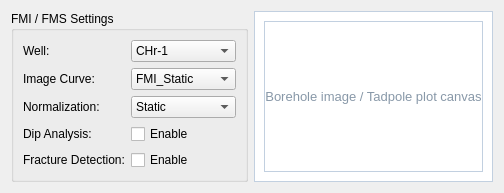
   <widget class="QWidget" name="tabFMIAnalysis">
    <attribute name="title">
     <string>FMI / Image Analysis</string>
    </attribute>
    <layout class="QHBoxLayout" name="layoutFMI">
     <property name="spacing">
      <number>6</number>
     </property>
     <item>
      <widget class="QGroupBox" name="groupFMIParams">
       <property name="title">
        <string>FMI / FMS Settings</string>
       </property>
       <layout class="QFormLayout" name="formFMI">
        <item row="0" column="0">
         <widget class="QLabel" name="auto_label_057">
          <property name="text">
           <string>Well:</string>
          </property>
         </widget>
        </item>
        <item row="0" column="1">
         <widget class="QComboBox" name="comboFMIWell">
          <item>
           <property name="text">
            <string>CHr-1</string>
           </property>
          </item>
         </widget>
        </item>
        <item row="1" column="0">
         <widget class="QLabel" name="auto_label_058">
          <property name="text">
           <string>Image Curve:</string>
          </property>
         </widget>
        </item>
        <item row="1" column="1">
         <widget class="QComboBox" name="comboFMICurve">
          <item>
           <property name="text">
            <string>FMI_Static</string>
           </property>
          </item>
          <item>
           <property name="text">
            <string>FMI_Dynamic</string>
           </property>
          </item>
         </widget>
        </item>
        <item row="2" column="0">
         <widget class="QLabel" name="auto_label_059">
          <property name="text">
           <string>Normalization:</string>
          </property>
         </widget>
        </item>
        <item row="2" column="1">
         <widget class="QComboBox" name="comboFMINorm">
          <item>
           <property name="text">
            <string>Static</string>
           </property>
          </item>
          <item>
           <property name="text">
            <string>Dynamic</string>
           </property>
          </item>
          <item>
           <property name="text">
            <string>Adaptive</string>
           </property>
          </item>
         </widget>
        </item>
        <item row="3" column="0">
         <widget class="QLabel" name="auto_label_060">
          <property name="text">
           <string>Dip Analysis:</string>
          </property>
         </widget>
        </item>
        <item row="3" column="1">
         <widget class="QCheckBox" name="checkFMIDip">
          <property name="text">
           <string>Enable</string>
          </property>
         </widget>
        </item>
        <item row="4" column="0">
         <widget class="QLabel" name="auto_label_061">
          <property name="text">
           <string>Fracture Detection:</string>
          </property>
         </widget>
        </item>
        <item row="4" column="1">
         <widget class="QCheckBox" name="checkFMIFrac">
          <property name="text">
           <string>Enable</string>
          </property>
         </widget>
        </item>
       </layout>
      </widget>
     </item>
     <item>
      <widget class="QFrame" name="frameFMICanvas">
       <property name="styleSheet">
        <string>background:#FFFFFF;border:1px solid #C2D0E0;</string>
       </property>
       <property name="frameShape">
        <enum>QFrame::StyledPanel</enum>
       </property>
       <property name="frameShadow">
        <enum>QFrame::Sunken</enum>
       </property>
       <layout class="QVBoxLayout">
        <item>
         <widget class="QLabel" name="lblFMIPlaceholder">
          <property name="styleSheet">
           <string>color:#8898A8;font-size:13px;</string>
          </property>
          <property name="text">
           <string>Borehole image / Tadpole plot canvas</string>
          </property>
          <property name="alignment">
           <set>Qt::AlignCenter</set>
          </property>
         </widget>
        </item>
       </layout>
      </widget>
     </item>
    </layout>
   </widget>
